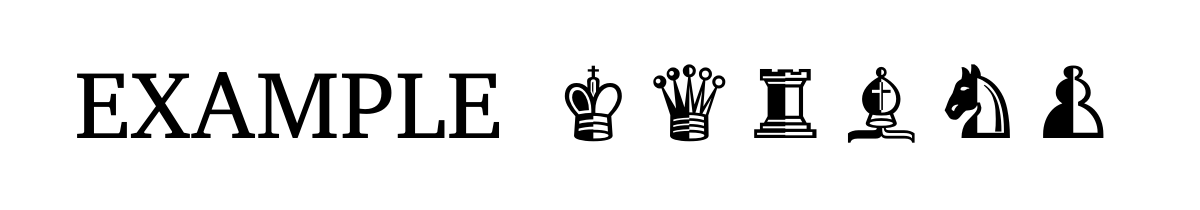
#> input picture examples/00_00_00_000__00_01_0_000_00000.png, 1200 x 210 px
$ python -i image_manipulation.py   (imports and definitions only)
#> lines starting #> are read from the running program, lines starting #| are printed output that depends on the picture; after the words box and inside, x2 and y2 are one past the last pixel; in counts of white or black regions, pixels touching at a corner belong together
#> further down, picture is the input picture: shape (210, 1200, 3); min 0, max 255, mean 233.8
import numpy
import cv2
import os
from PIL import Image
from PIL.ImageChops import invert

def mergeImageGroupVertically(group, path='', limiter='/'):
  # no need to merge on single-image group
  if (len(group) == 1):
    return Image.open(path + limiter + group[0])

  # open all images and read his size
  images = [Image.open(path + limiter + img) for img in group]
  widths, heights = zip(*(img.size for img in images))

  # calulate new size
  total_width = max(widths)
  max_height = sum(heights)

  # generate output image by pasting each one
  new_image = Image.new('RGB', (total_width, max_height))
  y_offset = 0
  for img in images:
    new_image.paste(img, (0,y_offset))
    y_offset += img.size[1]

  return new_image

# used only to remove black and white, red = 0 or = 255
def removeColorByRedChannel(img, redValue):
  # use numpy since it is super-faster than pillow
  data = numpy.array(img)
  red, green, blue, alpha = data.T
  undesired_areas = red == redValue
  # set trasparent pixels
  data[...][undesired_areas.T] = (255, 255, 255, 0)
  return Image.fromarray(data) # back yo pillow format

def getBorderOnlyImage(img):
  img_arr = numpy.asarray(img)
  # determine border size (must be odd!)
  blur = cv2.GaussianBlur(img_arr, (21, 21), 2)
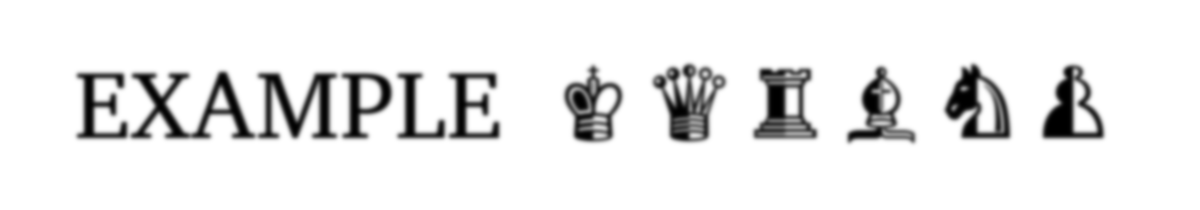
#> blur: shape (210, 1200, 3); min 0, max 255, mean 233.8
  #h, w = img_arr.shape[:2] # NOTE: seems unused

  # go over edges
  kernel = cv2.getStructuringElement(cv2.MORPH_ELLIPSE, (21, 21))
  gradient = cv2.morphologyEx(blur, cv2.MORPH_GRADIENT, kernel)
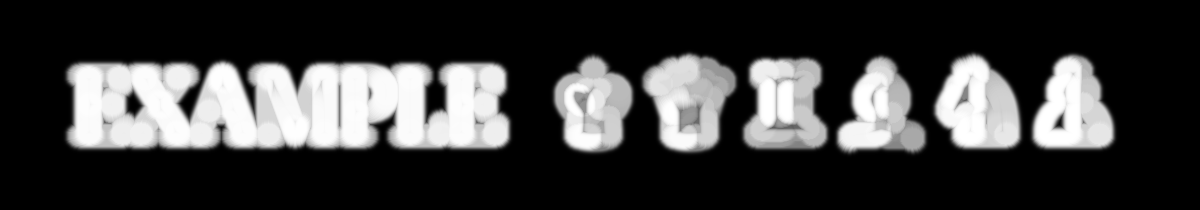
#> gradient: shape (210, 1200, 3); min 0, max 255, mean 60.7

  #limit to black and white colors
  lowerb = numpy.array([0, 0, 0])
  upperb = numpy.array([15, 15, 15])
  binary = cv2.inRange(gradient, lowerb, upperb)
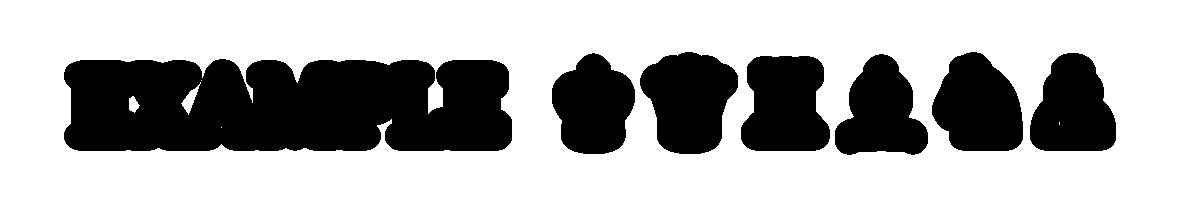
#> binary: shape (210, 1200); 69.3% white; 7 black regions, largest, box (x1, y1, x2, y2) and area: (64, 59, 512, 151) 37783, (640, 52, 738, 154) 7232, (741, 56, 830, 151) 6986

  # back to pillow format
  return Image.fromarray(binary).convert('RGBA')

def addBorderToImage(image):
  # prepare images to merge
  fill_image = image
  border_image = getBorderOnlyImage(fill_image)

  # fill must be white, so invert colors
#> (the run stopped early here; a loop or call above may not have finished)
